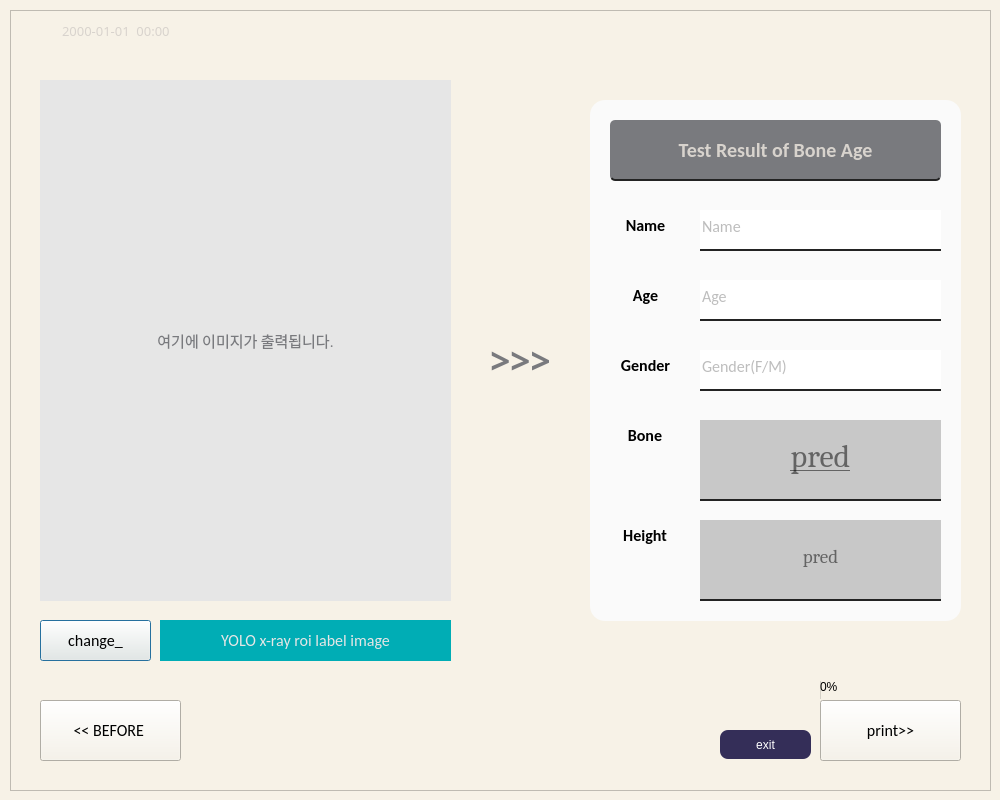
<?xml version="1.0" encoding="UTF-8"?>
<ui version="4.0">
 <class>step3</class>
 <widget class="QDialog" name="step3">
  <property name="geometry">
   <rect>
    <x>0</x>
    <y>0</y>
    <width>1000</width>
    <height>800</height>
   </rect>
  </property>
  <property name="windowTitle">
   <string>Bone Age</string>
  </property>
  <property name="windowIcon">
   <iconset>
    <normaloff>../../boneage/boneage_icon.png</normaloff>../../boneage/boneage_icon.png</iconset>
  </property>
  <property name="styleSheet">
   <string notr="true">background-color:rgb(247, 242, 231);</string>
  </property>
  <widget class="QPushButton" name="label_change_button">
   <property name="geometry">
    <rect>
     <x>40</x>
     <y>620</y>
     <width>111</width>
     <height>41</height>
    </rect>
   </property>
   <property name="font">
    <font>
     <family>Calibri</family>
     <pointsize>12</pointsize>
    </font>
   </property>
   <property name="styleSheet">
    <string notr="true">background-color: rgb(107, 107, 107);
border:none;
border-bottom: 2px solid rgb(35, 35, 35);
color: rgb(214, 214, 214);
border-bottom-right-radius: 8px;
border-bottom-left-radius: 8px;
border-top-right-radius: 8px;
border-top-left-radius: 8px;

QPushButton#pushButton:pressed{
	padding-left:5px;
	padding-top:5px;
	background-color: rgb(194, 194, 194);
}</string>
   </property>
   <property name="text">
    <string>change_</string>
   </property>
  </widget>
  <widget class="QLabel" name="description_label">
   <property name="geometry">
    <rect>
     <x>160</x>
     <y>620</y>
     <width>291</width>
     <height>41</height>
    </rect>
   </property>
   <property name="font">
    <font>
     <family>Calibri</family>
     <pointsize>12</pointsize>
    </font>
   </property>
   <property name="styleSheet">
    <string notr="true">background-color: rgb(0, 173, 181);
border:none;
color: rgb(230, 230, 230);
</string>
   </property>
   <property name="text">
    <string>YOLO x-ray roi label image</string>
   </property>
   <property name="alignment">
    <set>Qt::AlignCenter</set>
   </property>
  </widget>
  <widget class="QGraphicsView" name="result_frame">
   <property name="geometry">
    <rect>
     <x>590</x>
     <y>100</y>
     <width>371</width>
     <height>521</height>
    </rect>
   </property>
   <property name="styleSheet">
    <string notr="true">background-color : rgb(250, 250, 250);

color: rgb(214, 214, 214);
border-bottom-right-radius: 15px;
border-bottom-left-radius: 15px;
border-top-right-radius: 15px;
border-top-left-radius: 15px;
</string>
   </property>
  </widget>
  <widget class="QLabel" name="image2result">
   <property name="geometry">
    <rect>
     <x>460</x>
     <y>330</y>
     <width>121</width>
     <height>61</height>
    </rect>
   </property>
   <property name="font">
    <font>
     <family>Arial Black</family>
     <pointsize>26</pointsize>
     <weight>75</weight>
     <bold>true</bold>
    </font>
   </property>
   <property name="styleSheet">
    <string notr="true">background-color: qlineargradient(spread:pad, x1:0, y1:0, x2:0, y2:0, stop:0 rgba(0, 0, 0, 0), stop:1 rgba(255, 255, 255, 0));
color: rgb(121, 122, 126);
</string>
   </property>
   <property name="text">
    <string>&gt;&gt;&gt;</string>
   </property>
   <property name="alignment">
    <set>Qt::AlignCenter</set>
   </property>
  </widget>
  <widget class="QLabel" name="TRoBA">
   <property name="geometry">
    <rect>
     <x>610</x>
     <y>120</y>
     <width>331</width>
     <height>61</height>
    </rect>
   </property>
   <property name="font">
    <font>
     <family>Calibri</family>
     <pointsize>15</pointsize>
     <weight>75</weight>
     <bold>true</bold>
    </font>
   </property>
   <property name="styleSheet">
    <string notr="true">background-color: rgb(121, 122, 126);
border:none;
border-bottom: 2px solid rgb(35, 35, 35);
color: rgb(216, 211, 205);

border-bottom-right-radius: 5px;
border-bottom-left-radius: 5px;
border-top-right-radius: 5px;
border-top-left-radius: 5px;</string>
   </property>
   <property name="text">
    <string>Test Result of Bone Age</string>
   </property>
   <property name="alignment">
    <set>Qt::AlignCenter</set>
   </property>
  </widget>
  <widget class="QLineEdit" name="input_name2">
   <property name="geometry">
    <rect>
     <x>700</x>
     <y>210</y>
     <width>241</width>
     <height>41</height>
    </rect>
   </property>
   <property name="font">
    <font>
     <family>Calibri</family>
     <pointsize>12</pointsize>
    </font>
   </property>
   <property name="layoutDirection">
    <enum>Qt::LeftToRight</enum>
   </property>
   <property name="autoFillBackground">
    <bool>false</bool>
   </property>
   <property name="styleSheet">
    <string notr="true">background-color: rgb(255, 255, 255);
border:none;
border-bottom: 2px solid rgb(35, 35, 35);
color: rgb(124, 124, 124);
padding-bottom: 7px;</string>
   </property>
   <property name="readOnly">
    <bool>false</bool>
   </property>
   <property name="placeholderText">
    <string>Name</string>
   </property>
  </widget>
  <widget class="QLineEdit" name="input_age2">
   <property name="geometry">
    <rect>
     <x>700</x>
     <y>280</y>
     <width>241</width>
     <height>41</height>
    </rect>
   </property>
   <property name="font">
    <font>
     <family>Calibri</family>
     <pointsize>12</pointsize>
    </font>
   </property>
   <property name="layoutDirection">
    <enum>Qt::LeftToRight</enum>
   </property>
   <property name="autoFillBackground">
    <bool>false</bool>
   </property>
   <property name="styleSheet">
    <string notr="true">background-color: rgb(255, 255, 255);
border:none;
border-bottom: 2px solid rgb(35, 35, 35);
color: rgb(124, 124, 124);
padding-bottom: 7px;</string>
   </property>
   <property name="readOnly">
    <bool>false</bool>
   </property>
   <property name="placeholderText">
    <string>Age</string>
   </property>
  </widget>
  <widget class="QLineEdit" name="input_gender2">
   <property name="geometry">
    <rect>
     <x>700</x>
     <y>350</y>
     <width>241</width>
     <height>41</height>
    </rect>
   </property>
   <property name="font">
    <font>
     <family>Calibri</family>
     <pointsize>12</pointsize>
    </font>
   </property>
   <property name="layoutDirection">
    <enum>Qt::LeftToRight</enum>
   </property>
   <property name="autoFillBackground">
    <bool>false</bool>
   </property>
   <property name="styleSheet">
    <string notr="true">background-color: rgb(255, 255, 255);
border:none;
border-bottom: 2px solid rgb(35, 35, 35);
color: rgb(124, 124, 124);
padding-bottom: 7px;</string>
   </property>
   <property name="text">
    <string/>
   </property>
   <property name="readOnly">
    <bool>false</bool>
   </property>
   <property name="placeholderText">
    <string>Gender(F/M)</string>
   </property>
  </widget>
  <widget class="QLabel" name="txt_name">
   <property name="geometry">
    <rect>
     <x>600</x>
     <y>200</y>
     <width>91</width>
     <height>51</height>
    </rect>
   </property>
   <property name="font">
    <font>
     <family>Calibri</family>
     <pointsize>12</pointsize>
     <weight>75</weight>
     <bold>true</bold>
    </font>
   </property>
   <property name="layoutDirection">
    <enum>Qt::LeftToRight</enum>
   </property>
   <property name="autoFillBackground">
    <bool>false</bool>
   </property>
   <property name="styleSheet">
    <string notr="true">background-color : rgb(250, 250, 250);</string>
   </property>
   <property name="text">
    <string>Name</string>
   </property>
   <property name="alignment">
    <set>Qt::AlignCenter</set>
   </property>
  </widget>
  <widget class="QLabel" name="txt_age">
   <property name="geometry">
    <rect>
     <x>600</x>
     <y>270</y>
     <width>91</width>
     <height>51</height>
    </rect>
   </property>
   <property name="font">
    <font>
     <family>Calibri</family>
     <pointsize>12</pointsize>
     <weight>75</weight>
     <bold>true</bold>
    </font>
   </property>
   <property name="layoutDirection">
    <enum>Qt::LeftToRight</enum>
   </property>
   <property name="autoFillBackground">
    <bool>false</bool>
   </property>
   <property name="styleSheet">
    <string notr="true">background-color : rgb(250, 250, 250);</string>
   </property>
   <property name="text">
    <string>Age</string>
   </property>
   <property name="alignment">
    <set>Qt::AlignCenter</set>
   </property>
  </widget>
  <widget class="QLabel" name="txt_gender">
   <property name="geometry">
    <rect>
     <x>600</x>
     <y>340</y>
     <width>91</width>
     <height>51</height>
    </rect>
   </property>
   <property name="font">
    <font>
     <family>Calibri</family>
     <pointsize>12</pointsize>
     <weight>75</weight>
     <bold>true</bold>
    </font>
   </property>
   <property name="layoutDirection">
    <enum>Qt::LeftToRight</enum>
   </property>
   <property name="autoFillBackground">
    <bool>false</bool>
   </property>
   <property name="styleSheet">
    <string notr="true">background-color : rgb(250, 250, 250);</string>
   </property>
   <property name="text">
    <string>Gender</string>
   </property>
   <property name="alignment">
    <set>Qt::AlignCenter</set>
   </property>
  </widget>
  <widget class="QFrame" name="frame">
   <property name="geometry">
    <rect>
     <x>10</x>
     <y>10</y>
     <width>981</width>
     <height>781</height>
    </rect>
   </property>
   <property name="font">
    <font>
     <strikeout>true</strikeout>
    </font>
   </property>
   <property name="styleSheet">
    <string notr="true">background-color: rgb(247, 242, 231);
border-color: rgb(121, 122, 126);</string>
   </property>
   <property name="frameShape">
    <enum>QFrame::StyledPanel</enum>
   </property>
   <property name="frameShadow">
    <enum>QFrame::Sunken</enum>
   </property>
   <property name="lineWidth">
    <number>10</number>
   </property>
   <widget class="QPushButton" name="print_button">
    <property name="geometry">
     <rect>
      <x>810</x>
      <y>690</y>
      <width>141</width>
      <height>61</height>
     </rect>
    </property>
    <property name="font">
     <font>
      <family>Calibri</family>
      <pointsize>12</pointsize>
      <weight>50</weight>
      <italic>false</italic>
      <bold>false</bold>
     </font>
    </property>
    <property name="styleSheet">
     <string notr="true">background-color: rgb(216, 211, 205);

border:none;
border-bottom: 2px solid rgb(35, 35, 35);
color: rgb(50, 50, 50);

border-bottom-right-radius: 8px;
border-bottom-left-radius: 8px;
border-top-right-radius: 8px;
border-top-left-radius: 8px;

QPushButton#pushButton:pressed{
	padding-left:5px;
	padding-top:5px;
	background-color: rgb(194, 194, 194);
}</string>
    </property>
    <property name="text">
     <string>print&gt;&gt;</string>
    </property>
    <property name="icon">
     <iconset>
      <selectedon>:/newPrefix/dashboard2.ui</selectedon>
     </iconset>
    </property>
    <property name="autoDefault">
     <bool>true</bool>
    </property>
    <property name="default">
     <bool>false</bool>
    </property>
   </widget>
   <widget class="QPushButton" name="before_button">
    <property name="geometry">
     <rect>
      <x>30</x>
      <y>690</y>
      <width>141</width>
      <height>61</height>
     </rect>
    </property>
    <property name="font">
     <font>
      <family>Calibri</family>
      <pointsize>12</pointsize>
     </font>
    </property>
    <property name="styleSheet">
     <string notr="true">background-color: rgb(216, 211, 205);
border:none;
border-bottom: 2px solid rgb(35, 35, 35);
color: rgb(50, 50, 50);
border-bottom-right-radius: 8px;
border-bottom-left-radius: 8px;
border-top-right-radius: 8px;
border-top-left-radius: 8px;

QPushButton#pushButton:pressed{
	padding-left:5px;
	padding-top:5px;
	background-color: rgb(194, 194, 194);
}</string>
    </property>
    <property name="text">
     <string>&lt;&lt; BEFORE </string>
    </property>
   </widget>
   <widget class="QDateTimeEdit" name="time3">
    <property name="geometry">
     <rect>
      <x>10</x>
      <y>10</y>
      <width>194</width>
      <height>22</height>
     </rect>
    </property>
    <property name="baseSize">
     <size>
      <width>0</width>
      <height>0</height>
     </size>
    </property>
    <property name="font">
     <font>
      <family>한컴 말랑말랑 Regular</family>
      <pointsize>10</pointsize>
      <weight>50</weight>
      <bold>false</bold>
     </font>
    </property>
    <property name="styleSheet">
     <string notr="true">color: rgb(216, 211, 205);</string>
    </property>
    <property name="wrapping">
     <bool>false</bool>
    </property>
    <property name="frame">
     <bool>false</bool>
    </property>
    <property name="alignment">
     <set>Qt::AlignCenter</set>
    </property>
    <property name="readOnly">
     <bool>true</bool>
    </property>
    <property name="buttonSymbols">
     <enum>QAbstractSpinBox::NoButtons</enum>
    </property>
    <property name="minimumDateTime">
     <datetime>
      <hour>0</hour>
      <minute>0</minute>
      <second>0</second>
      <year>1753</year>
      <month>9</month>
      <day>14</day>
     </datetime>
    </property>
    <property name="displayFormat">
     <string>yyyy-MM-dd  hh:mm</string>
    </property>
   </widget>
   <widget class="QProgressBar" name="progressBar3">
    <property name="enabled">
     <bool>true</bool>
    </property>
    <property name="geometry">
     <rect>
      <x>810</x>
      <y>670</y>
      <width>141</width>
      <height>20</height>
     </rect>
    </property>
    <property name="cursor">
     <cursorShape>WaitCursor</cursorShape>
    </property>
    <property name="contextMenuPolicy">
     <enum>Qt::DefaultContextMenu</enum>
    </property>
    <property name="layoutDirection">
     <enum>Qt::LeftToRight</enum>
    </property>
    <property name="autoFillBackground">
     <bool>false</bool>
    </property>
    <property name="inputMethodHints">
     <set>Qt::ImhNone</set>
    </property>
    <property name="value">
     <number>0</number>
    </property>
    <property name="textVisible">
     <bool>true</bool>
    </property>
    <property name="invertedAppearance">
     <bool>false</bool>
    </property>
   </widget>
   <widget class="QPushButton" name="pushButton">
    <property name="geometry">
     <rect>
      <x>710</x>
      <y>720</y>
      <width>91</width>
      <height>29</height>
     </rect>
    </property>
    <property name="focusPolicy">
     <enum>Qt::NoFocus</enum>
    </property>
    <property name="styleSheet">
     <string notr="true">background-color: rgb(52, 46, 88);

border:none;

color: rgb(255, 255, 255);
border-bottom-right-radius: 8px;
font: 63 9pt &quot;Bahnschrift SemiBold&quot;;
border-bottom-left-radius: 8px;
border-top-right-radius: 8px;
border-top-left-radius: 8px;
</string>
    </property>
    <property name="text">
     <string notr="true">exit</string>
    </property>
   </widget>
  </widget>
  <widget class="QLabel" name="input_img">
   <property name="geometry">
    <rect>
     <x>40</x>
     <y>80</y>
     <width>411</width>
     <height>521</height>
    </rect>
   </property>
   <property name="font">
    <font>
     <family>Calibri</family>
     <pointsize>11</pointsize>
     <weight>50</weight>
     <italic>false</italic>
     <bold>false</bold>
    </font>
   </property>
   <property name="styleSheet">
    <string notr="true">background-color: rgb(230, 230, 230);
</string>
   </property>
   <property name="lineWidth">
    <number>-2</number>
   </property>
   <property name="text">
    <string>&lt;html&gt;&lt;head/&gt;&lt;body&gt;&lt;p align=&quot;center&quot;&gt;&lt;span style=&quot; color:#797a7e;&quot;&gt;여기에 이미지가 출력됩니다.&lt;/span&gt;&lt;/p&gt;&lt;/body&gt;&lt;/html&gt;</string>
   </property>
   <property name="textFormat">
    <enum>Qt::AutoText</enum>
   </property>
   <property name="scaledContents">
    <bool>true</bool>
   </property>
   <property name="alignment">
    <set>Qt::AlignCenter</set>
   </property>
   <property name="indent">
    <number>2</number>
   </property>
   <property name="openExternalLinks">
    <bool>true</bool>
   </property>
   <property name="textInteractionFlags">
    <set>Qt::NoTextInteraction</set>
   </property>
  </widget>
  <widget class="QLabel" name="img_icon">
   <property name="geometry">
    <rect>
     <x>130</x>
     <y>180</y>
     <width>231</width>
     <height>161</height>
    </rect>
   </property>
   <property name="styleSheet">
    <string notr="true">background-color: qlineargradient(spread:pad, x1:0, y1:0, x2:0, y2:0, stop:0 rgba(0, 0, 0, 0), stop:1 rgba(255, 255, 255, 0));
image: url(:/1/loading_icon.gif);</string>
   </property>
   <property name="text">
    <string/>
   </property>
  </widget>
  <widget class="QLineEdit" name="pred">
   <property name="geometry">
    <rect>
     <x>700</x>
     <y>420</y>
     <width>241</width>
     <height>81</height>
    </rect>
   </property>
   <property name="font">
    <font>
     <family>Cambria</family>
     <pointsize>24</pointsize>
     <weight>9</weight>
     <italic>false</italic>
     <bold>false</bold>
     <underline>true</underline>
    </font>
   </property>
   <property name="layoutDirection">
    <enum>Qt::LeftToRight</enum>
   </property>
   <property name="autoFillBackground">
    <bool>false</bool>
   </property>
   <property name="styleSheet">
    <string notr="true">background-color: rgb(200, 200, 200);
border:none;
border-bottom: 2px solid rgb(35, 35, 35);
color: rgb(0, 0, 0);
text-decoration: underline;
font: 75 24pt &quot;Cambria&quot;;
padding-bottom: 7px;</string>
   </property>
   <property name="alignment">
    <set>Qt::AlignCenter</set>
   </property>
   <property name="placeholderText">
    <string>pred</string>
   </property>
  </widget>
  <widget class="QLabel" name="txt_gender_2">
   <property name="geometry">
    <rect>
     <x>600</x>
     <y>410</y>
     <width>90</width>
     <height>51</height>
    </rect>
   </property>
   <property name="font">
    <font>
     <family>Calibri</family>
     <pointsize>12</pointsize>
     <weight>75</weight>
     <bold>true</bold>
    </font>
   </property>
   <property name="layoutDirection">
    <enum>Qt::LeftToRight</enum>
   </property>
   <property name="autoFillBackground">
    <bool>false</bool>
   </property>
   <property name="styleSheet">
    <string notr="true">background-color : rgb(250, 250, 250);</string>
   </property>
   <property name="text">
    <string>Bone</string>
   </property>
   <property name="alignment">
    <set>Qt::AlignCenter</set>
   </property>
  </widget>
  <widget class="QLabel" name="txt_gender_3">
   <property name="geometry">
    <rect>
     <x>600</x>
     <y>510</y>
     <width>90</width>
     <height>51</height>
    </rect>
   </property>
   <property name="font">
    <font>
     <family>Calibri</family>
     <pointsize>12</pointsize>
     <weight>75</weight>
     <bold>true</bold>
    </font>
   </property>
   <property name="layoutDirection">
    <enum>Qt::LeftToRight</enum>
   </property>
   <property name="autoFillBackground">
    <bool>false</bool>
   </property>
   <property name="styleSheet">
    <string notr="true">background-color : rgb(250, 250, 250);</string>
   </property>
   <property name="text">
    <string>Height</string>
   </property>
   <property name="alignment">
    <set>Qt::AlignCenter</set>
   </property>
  </widget>
  <widget class="QLineEdit" name="result_th">
   <property name="geometry">
    <rect>
     <x>700</x>
     <y>520</y>
     <width>241</width>
     <height>81</height>
    </rect>
   </property>
   <property name="font">
    <font>
     <family>Cambria</family>
     <pointsize>14</pointsize>
     <weight>50</weight>
     <italic>false</italic>
     <bold>false</bold>
    </font>
   </property>
   <property name="layoutDirection">
    <enum>Qt::LeftToRight</enum>
   </property>
   <property name="autoFillBackground">
    <bool>false</bool>
   </property>
   <property name="styleSheet">
    <string notr="true">background-color: rgb(200, 200, 200);
border:none;
border-bottom: 2px solid rgb(35, 35, 35);
color: rgb(0, 0, 0);
padding-bottom: 7px;
font: 14pt &quot;Cambria&quot;;</string>
   </property>
   <property name="alignment">
    <set>Qt::AlignCenter</set>
   </property>
   <property name="placeholderText">
    <string>pred</string>
   </property>
  </widget>
  <zorder>frame</zorder>
  <zorder>label_change_button</zorder>
  <zorder>description_label</zorder>
  <zorder>result_frame</zorder>
  <zorder>image2result</zorder>
  <zorder>TRoBA</zorder>
  <zorder>input_name2</zorder>
  <zorder>input_age2</zorder>
  <zorder>input_gender2</zorder>
  <zorder>txt_name</zorder>
  <zorder>txt_age</zorder>
  <zorder>txt_gender</zorder>
  <zorder>input_img</zorder>
  <zorder>img_icon</zorder>
  <zorder>pred</zorder>
  <zorder>txt_gender_2</zorder>
  <zorder>txt_gender_3</zorder>
  <zorder>result_th</zorder>
 </widget>
 <resources/>
 <connections>
  <connection>
   <sender>print_button</sender>
   <signal>clicked()</signal>
   <receiver>step3</receiver>
   <slot>show_excel()</slot>
   <hints>
    <hint type="sourcelabel">
     <x>889</x>
     <y>731</y>
    </hint>
    <hint type="destinationlabel">
     <x>885</x>
     <y>818</y>
    </hint>
   </hints>
  </connection>
  <connection>
   <sender>pushButton</sender>
   <signal>clicked()</signal>
   <receiver>step3</receiver>
   <slot>show_exit()</slot>
   <hints>
    <hint type="sourcelabel">
     <x>745</x>
     <y>743</y>
    </hint>
    <hint type="destinationlabel">
     <x>752</x>
     <y>810</y>
    </hint>
   </hints>
  </connection>
 </connections>
 <slots>
  <slot>show_excel()</slot>
  <slot>show_exit()</slot>
 </slots>
</ui>
